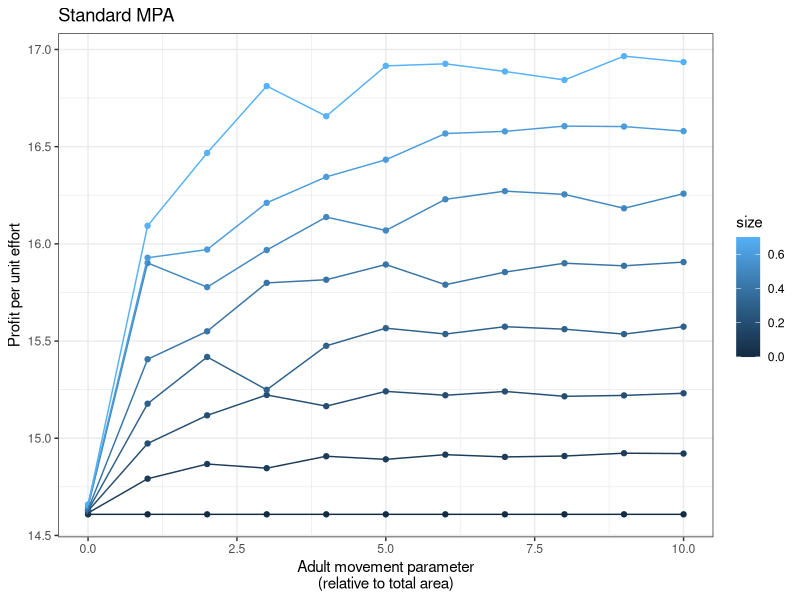
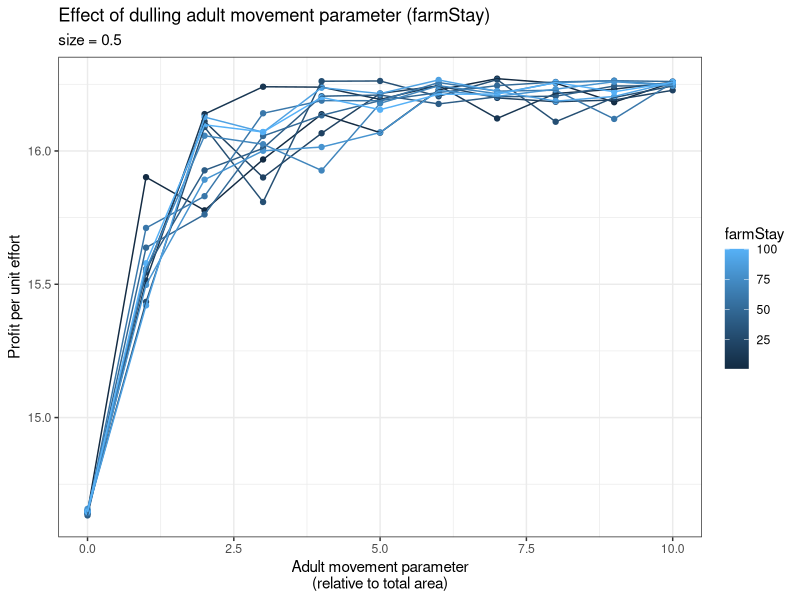
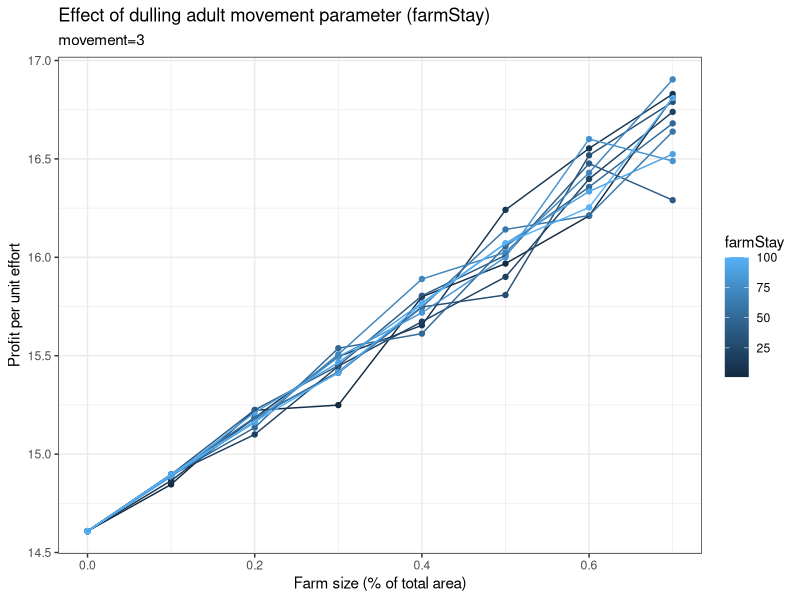
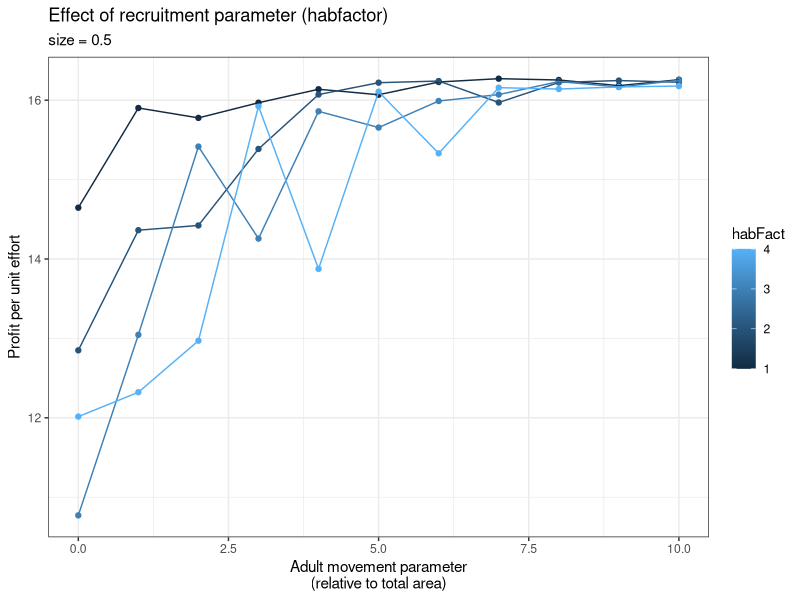
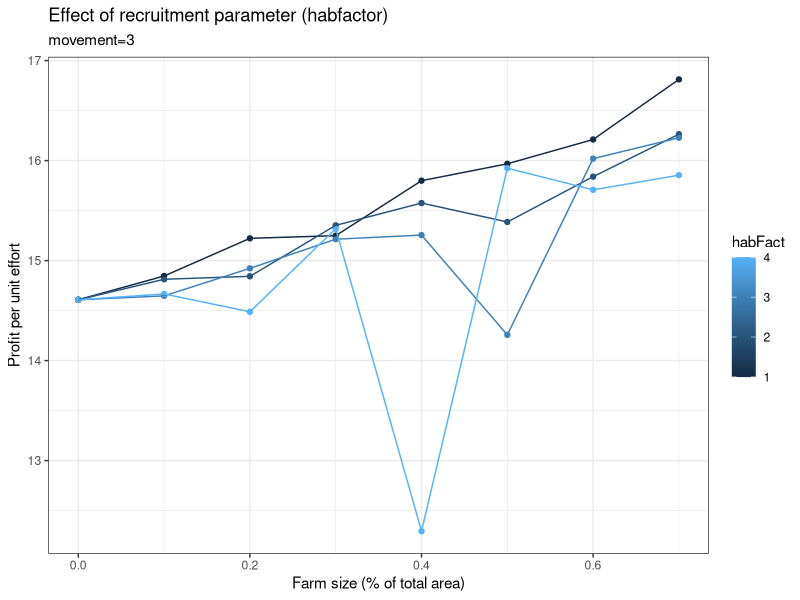

Source code (R) for these figures, in order:
## ---- chunk 1
knitr::opts_chunk$set(echo = FALSE, warning = F,message = F)
## ---- chunk 2
library(tidyverse)

msDf<-read_csv("testRunMSFH.csv")

mvSzMPA<-msDf %>%
  filter(farmStay==1) %>%
  filter(habFact==1)

rangePlot<-ggplot(mvSzMPA,aes(move,ppue,color=size,group=size))+
  geom_point()+
  geom_line()+
  theme_bw()+
  labs(title = "Standard MPA",
       x="Adult movement parameter\n(relative to total area)",
       y="Profit per unit effort")


rangePlot

## ---- chunk 3

mvFS<-msDf %>%
  filter(size==0.5)%>%
  filter(habFact==1)

mvFSPlot<-ggplot(mvFS,aes(move,ppue,color=farmStay,group=farmStay))+
  geom_point()+
  geom_line()+
  theme_bw()+
  labs(title = "Effect of dulling adult movement parameter (farmStay)",
       subtitle = "size = 0.5",
       x="Adult movement parameter\n(relative to total area)",
       y="Profit per unit effort")


mvFSPlot

## ---- chunk 4

szFS<-msDf %>%
  filter(move==3)%>%
  filter(habFact==1)

szFSPlot<-ggplot(szFS,aes(size,ppue,color=farmStay,group=farmStay))+
  geom_point()+
  geom_line()+
  theme_bw()+
  labs(title = "Effect of dulling adult movement parameter (farmStay)",
       subtitle = "movement=3",
       x="Farm size (% of total area)",
       y="Profit per unit effort")


szFSPlot

## ---- chunk 5

mvHF<-msDf %>%
  filter(size==0.5)%>%
  filter(farmStay==1)

mvHFPlot<-ggplot(mvHF,aes(move,ppue,color=habFact,group=habFact))+
  geom_point()+
  geom_line()+
  theme_bw()+
  labs(title = "Effect of recruitment parameter (habfactor)",
      subtitle = "size = 0.5",
       x="Adult movement parameter\n(relative to total area)",
       y="Profit per unit effort")


mvHFPlot

## ---- chunk 6

szHF<-msDf %>%
  filter(move==3)%>%
  filter(farmStay==1)

szHFPlot<-ggplot(szHF,aes(size,ppue,color=habFact,group=habFact))+
  geom_point()+
  geom_line()+
  theme_bw()+
  labs(title = "Effect of recruitment parameter (habfactor)",
       subtitle = "movement=3",
       x="Farm size (% of total area)",
       y="Profit per unit effort")


szHFPlot

